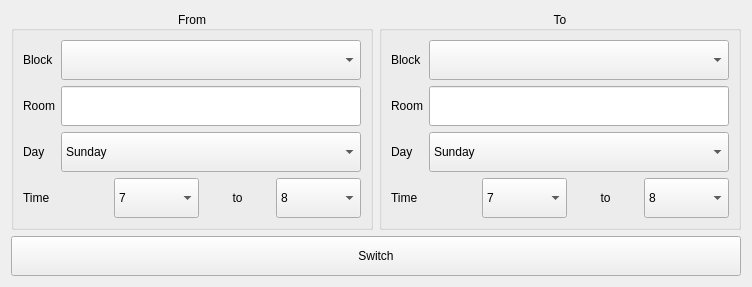
          <widget class="QWidget" name="tab_5">
           <attribute name="title">
            <string>Switch</string>
           </attribute>
           <layout class="QGridLayout" name="gridLayout_2">
            <item row="0" column="0">
             <layout class="QVBoxLayout" name="verticalLayout_10">
              <item>
               <layout class="QHBoxLayout" name="horizontalLayout_13">
                <item>
                 <widget class="QGroupBox" name="groupBox_2">
                  <property name="title">
                   <string>From</string>
                  </property>
                  <property name="alignment">
                   <set>Qt::AlignCenter</set>
                  </property>
                  <layout class="QVBoxLayout" name="verticalLayout_3">
                   <item>
                    <layout class="QHBoxLayout" name="horizontalLayout_9">
                     <item>
                      <widget class="QLabel" name="label_6">
                       <property name="text">
                        <string>Block</string>
                       </property>
                      </widget>
                     </item>
                     <item>
                      <widget class="QComboBox" name="sw_from_block">
                       <property name="sizePolicy">
                        <sizepolicy hsizetype="Maximum" vsizetype="Fixed">
                         <horstretch>0</horstretch>
                         <verstretch>0</verstretch>
                        </sizepolicy>
                       </property>
                       <property name="minimumSize">
                        <size>
                         <width>300</width>
                         <height>40</height>
                        </size>
                       </property>
                      </widget>
                     </item>
                    </layout>
                   </item>
                   <item>
                    <layout class="QHBoxLayout" name="horizontalLayout_10">
                     <item>
                      <widget class="QLabel" name="label_8">
                       <property name="text">
                        <string>Room</string>
                       </property>
                      </widget>
                     </item>
                     <item>
                      <widget class="QLineEdit" name="sw_from_room">
                       <property name="sizePolicy">
                        <sizepolicy hsizetype="Minimum" vsizetype="Fixed">
                         <horstretch>0</horstretch>
                         <verstretch>0</verstretch>
                        </sizepolicy>
                       </property>
                       <property name="minimumSize">
                        <size>
                         <width>300</width>
                         <height>40</height>
                        </size>
                       </property>
                       <property name="alignment">
                        <set>Qt::AlignLeading|Qt::AlignLeft|Qt::AlignVCenter</set>
                       </property>
                      </widget>
                     </item>
                    </layout>
                   </item>
                   <item>
                    <layout class="QHBoxLayout" name="horizontalLayout_11">
                     <item>
                      <widget class="QLabel" name="label_12">
                       <property name="text">
                        <string>Day</string>
                       </property>
                      </widget>
                     </item>
                     <item>
                      <widget class="QComboBox" name="sw_from_day">
                       <property name="minimumSize">
                        <size>
                         <width>300</width>
                         <height>40</height>
                        </size>
                       </property>
                       <item>
                        <property name="text">
                         <string>Sunday</string>
                        </property>
                       </item>
                       <item>
                        <property name="text">
                         <string>Monday</string>
                        </property>
                       </item>
                       <item>
                        <property name="text">
                         <string>Tuesday</string>
                        </property>
                       </item>
                       <item>
                        <property name="text">
                         <string>Wednesday</string>
                        </property>
                       </item>
                       <item>
                        <property name="text">
                         <string>Thursday</string>
                        </property>
                       </item>
                       <item>
                        <property name="text">
                         <string>Friday</string>
                        </property>
                       </item>
                      </widget>
                     </item>
                    </layout>
                   </item>
                   <item>
                    <layout class="QHBoxLayout" name="horizontalLayout_25">
                     <item>
                      <widget class="QLabel" name="label_27">
                       <property name="text">
                        <string>Time</string>
                       </property>
                      </widget>
                     </item>
                     <item>
                      <widget class="QComboBox" name="sw_from_stime">
                       <property name="minimumSize">
                        <size>
                         <width>0</width>
                         <height>40</height>
                        </size>
                       </property>
                       <item>
                        <property name="text">
                         <string>7</string>
                        </property>
                       </item>
                       <item>
                        <property name="text">
                         <string>8</string>
                        </property>
                       </item>
                       <item>
                        <property name="text">
                         <string>9</string>
                        </property>
                       </item>
                       <item>
                        <property name="text">
                         <string>10</string>
                        </property>
                       </item>
                       <item>
                        <property name="text">
                         <string>11</string>
                        </property>
                       </item>
                       <item>
                        <property name="text">
                         <string>12</string>
                        </property>
                       </item>
                       <item>
                        <property name="text">
                         <string>13</string>
                        </property>
                       </item>
                       <item>
                        <property name="text">
                         <string>14</string>
                        </property>
                       </item>
                       <item>
                        <property name="text">
                         <string>15</string>
                        </property>
                       </item>
                      </widget>
                     </item>
                     <item>
                      <widget class="QLabel" name="label_28">
                       <property name="sizePolicy">
                        <sizepolicy hsizetype="Maximum" vsizetype="Minimum">
                         <horstretch>0</horstretch>
                         <verstretch>0</verstretch>
                        </sizepolicy>
                       </property>
                       <property name="minimumSize">
                        <size>
                         <width>65</width>
                         <height>0</height>
                        </size>
                       </property>
                       <property name="text">
                        <string>to</string>
                       </property>
                       <property name="alignment">
                        <set>Qt::AlignCenter</set>
                       </property>
                      </widget>
                     </item>
                     <item>
                      <widget class="QComboBox" name="sw_from_etime">
                       <property name="minimumSize">
                        <size>
                         <width>0</width>
                         <height>40</height>
                        </size>
                       </property>
                       <item>
                        <property name="text">
                         <string>8</string>
                        </property>
                       </item>
                       <item>
                        <property name="text">
                         <string>9</string>
                        </property>
                       </item>
                       <item>
                        <property name="text">
                         <string>10</string>
                        </property>
                       </item>
                       <item>
                        <property name="text">
                         <string>11</string>
                        </property>
                       </item>
                       <item>
                        <property name="text">
                         <string>12</string>
                        </property>
                       </item>
                       <item>
                        <property name="text">
                         <string>13</string>
                        </property>
                       </item>
                       <item>
                        <property name="text">
                         <string>14</string>
                        </property>
                       </item>
                       <item>
                        <property name="text">
                         <string>15</string>
                        </property>
                       </item>
                       <item>
                        <property name="text">
                         <string>16</string>
                        </property>
                       </item>
                      </widget>
                     </item>
                    </layout>
                   </item>
                  </layout>
                 </widget>
                </item>
                <item>
                 <widget class="QGroupBox" name="groupBox_3">
                  <property name="title">
                   <string>To</string>
                  </property>
                  <property name="alignment">
                   <set>Qt::AlignCenter</set>
                  </property>
                  <layout class="QVBoxLayout" name="verticalLayout_2">
                   <item>
                    <layout class="QHBoxLayout" name="horizontalLayout_8">
                     <item>
                      <widget class="QLabel" name="label_7">
                       <property name="text">
                        <string>Block</string>
                       </property>
                      </widget>
                     </item>
                     <item>
                      <widget class="QComboBox" name="sw_to_block">
                       <property name="minimumSize">
                        <size>
                         <width>300</width>
                         <height>40</height>
                        </size>
                       </property>
                      </widget>
                     </item>
                    </layout>
                   </item>
                   <item>
                    <layout class="QHBoxLayout" name="horizontalLayout_7">
                     <item>
                      <widget class="QLabel" name="label_9">
                       <property name="text">
                        <string>Room</string>
                       </property>
                      </widget>
                     </item>
                     <item>
                      <widget class="QLineEdit" name="sw_to_room">
                       <property name="sizePolicy">
                        <sizepolicy hsizetype="Minimum" vsizetype="Fixed">
                         <horstretch>0</horstretch>
                         <verstretch>0</verstretch>
                        </sizepolicy>
                       </property>
                       <property name="minimumSize">
                        <size>
                         <width>300</width>
                         <height>40</height>
                        </size>
                       </property>
                      </widget>
                     </item>
                    </layout>
                   </item>
                   <item>
                    <layout class="QHBoxLayout" name="horizontalLayout_12">
                     <item>
                      <widget class="QLabel" name="label_13">
                       <property name="text">
                        <string>Day</string>
                       </property>
                      </widget>
                     </item>
                     <item>
                      <widget class="QComboBox" name="sw_to_day">
                       <property name="minimumSize">
                        <size>
                         <width>300</width>
                         <height>40</height>
                        </size>
                       </property>
                       <item>
                        <property name="text">
                         <string>Sunday</string>
                        </property>
                       </item>
                       <item>
                        <property name="text">
                         <string>Monday</string>
                        </property>
                       </item>
                       <item>
                        <property name="text">
                         <string>Tuesday</string>
                        </property>
                       </item>
                       <item>
                        <property name="text">
                         <string>Wednesday</string>
                        </property>
                       </item>
                       <item>
                        <property name="text">
                         <string>Thursday</string>
                        </property>
                       </item>
                       <item>
                        <property name="text">
                         <string>Friday</string>
                        </property>
                       </item>
                      </widget>
                     </item>
                    </layout>
                   </item>
                   <item>
                    <layout class="QHBoxLayout" name="horizontalLayout_26">
                     <item>
                      <widget class="QLabel" name="label_29">
                       <property name="text">
                        <string>Time</string>
                       </property>
                      </widget>
                     </item>
                     <item>
                      <widget class="QComboBox" name="sw_to_stime">
                       <property name="minimumSize">
                        <size>
                         <width>0</width>
                         <height>40</height>
                        </size>
                       </property>
                       <item>
                        <property name="text">
                         <string>7</string>
                        </property>
                       </item>
                       <item>
                        <property name="text">
                         <string>8</string>
                        </property>
                       </item>
                       <item>
                        <property name="text">
                         <string>9</string>
                        </property>
                       </item>
                       <item>
                        <property name="text">
                         <string>10</string>
                        </property>
                       </item>
                       <item>
                        <property name="text">
                         <string>11</string>
                        </property>
                       </item>
                       <item>
                        <property name="text">
                         <string>12</string>
                        </property>
                       </item>
                       <item>
                        <property name="text">
                         <string>13</string>
                        </property>
                       </item>
                       <item>
                        <property name="text">
                         <string>14</string>
                        </property>
                       </item>
                       <item>
                        <property name="text">
                         <string>15</string>
                        </property>
                       </item>
                      </widget>
                     </item>
                     <item>
                      <widget class="QLabel" name="label_30">
                       <property name="sizePolicy">
                        <sizepolicy hsizetype="Maximum" vsizetype="Preferred">
                         <horstretch>0</horstretch>
                         <verstretch>0</verstretch>
                        </sizepolicy>
                       </property>
                       <property name="minimumSize">
                        <size>
                         <width>65</width>
                         <height>0</height>
                        </size>
                       </property>
                       <property name="text">
                        <string>to</string>
                       </property>
                       <property name="alignment">
                        <set>Qt::AlignCenter</set>
                       </property>
                      </widget>
                     </item>
                     <item>
                      <widget class="QComboBox" name="sw_to_etime">
                       <property name="minimumSize">
                        <size>
                         <width>0</width>
                         <height>40</height>
                        </size>
                       </property>
                       <item>
                        <property name="text">
                         <string>8</string>
                        </property>
                       </item>
                       <item>
                        <property name="text">
                         <string>9</string>
                        </property>
                       </item>
                       <item>
                        <property name="text">
                         <string>10</string>
                        </property>
                       </item>
                       <item>
                        <property name="text">
                         <string>11</string>
                        </property>
                       </item>
                       <item>
                        <property name="text">
                         <string>12</string>
                        </property>
                       </item>
                       <item>
                        <property name="text">
                         <string>13</string>
                        </property>
                       </item>
                       <item>
                        <property name="text">
                         <string>14</string>
                        </property>
                       </item>
                       <item>
                        <property name="text">
                         <string>15</string>
                        </property>
                       </item>
                       <item>
                        <property name="text">
                         <string>16</string>
                        </property>
                       </item>
                      </widget>
                     </item>
                    </layout>
                   </item>
                  </layout>
                 </widget>
                </item>
               </layout>
              </item>
              <item>
               <widget class="QPushButton" name="switch_button">
                <property name="minimumSize">
                 <size>
                  <width>0</width>
                  <height>40</height>
                 </size>
                </property>
                <property name="text">
                 <string>Switch</string>
                </property>
               </widget>
              </item>
             </layout>
            </item>
           </layout>
          </widget>
